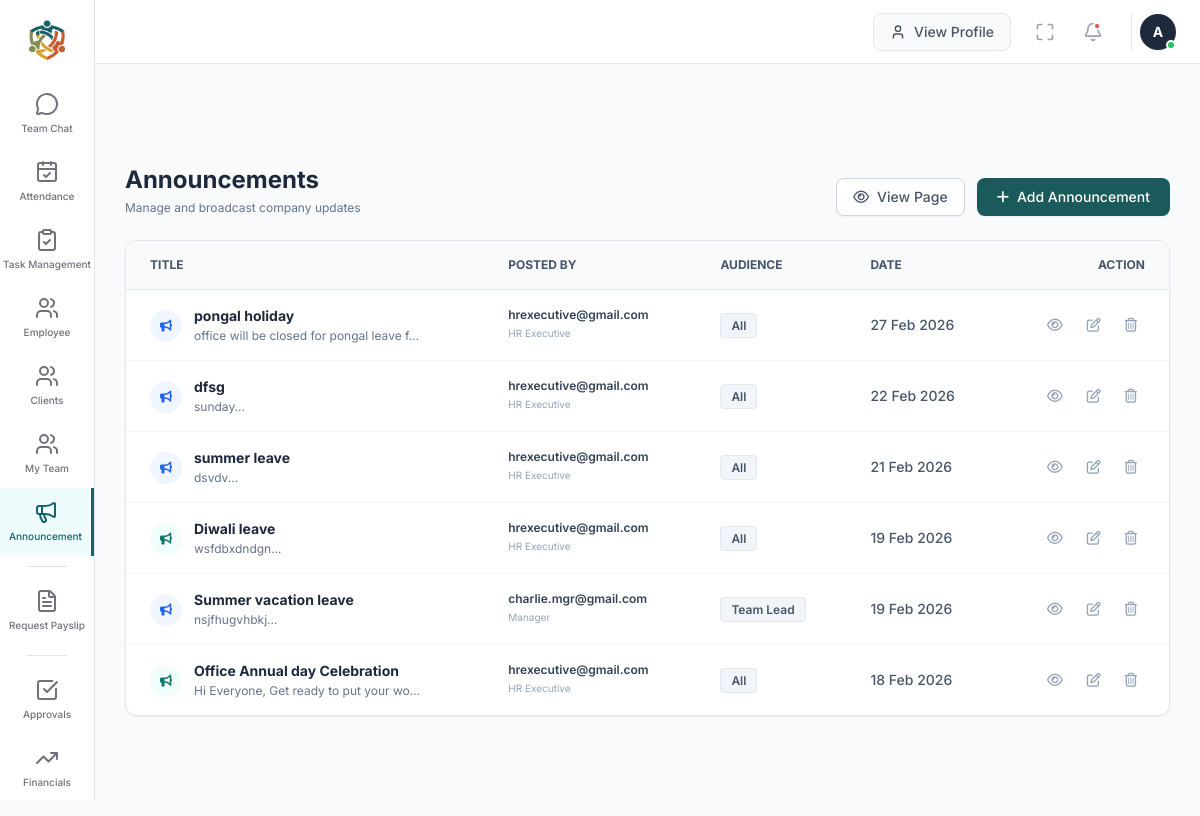
The page /announcement.php (signed in) on the database its author committed.
### tables this page shows
CREATE TABLE `announcements` (
  `id` int(11) NOT NULL,
  `title` varchar(255) NOT NULL,
  `category` varchar(50) NOT NULL,
  `priority` varchar(50) NOT NULL DEFAULT 'Medium',
  `publish_date` date NOT NULL,
  `message` text NOT NULL,
  `created_by` int(11) NOT NULL,
  `is_archived` tinyint(1) DEFAULT 0,
  `created_at` timestamp NULL DEFAULT current_timestamp(),
  `image_path` varchar(255) DEFAULT NULL,
  `target_audience` varchar(50) DEFAULT 'All',
  `is_pinned` tinyint(1) DEFAULT 0,
  `attachment_path` varchar(255) DEFAULT NULL
);

CREATE TABLE `users` (
  `id` int(11) NOT NULL,
  `name` varchar(100) DEFAULT NULL,
  `employee_id` varchar(20) DEFAULT NULL,
  `department` varchar(100) DEFAULT NULL,
  `username` varchar(100) NOT NULL,
  `email` varchar(255) DEFAULT NULL,
  `password` varchar(255) NOT NULL,
  `role` enum('System Admin','HR','Manager','Team Lead','Employee','Sales','Digital Marketing','IT Admin','IT Executive','HR Executive','CFO','Accounts') NOT NULL,
  `last_password_change` timestamp NULL DEFAULT NULL
);

### announcement.php (the view, shortened to what this page needs)
<?php
require_once 'include/db_connect.php';
$logged_in_role = $_SESSION['role'] ?? 'Employee';
$logged_in_id = $_SESSION['user_id'];
$sql = "SELECT a.*, u.username as creator_name, u.role as creator_role
        FROM announcements a
        LEFT JOIN users u ON a.created_by = u.id ";
if (in_array($logged_in_role, ['System Admin', 'HR', 'CFO', 'HR Executive'])) {
    $sql .= " ORDER BY a.is_pinned DESC, a.publish_date DESC";
    $result = $conn->query($sql);
} else {
    $sql .= " WHERE a.created_by = ? ORDER BY a.is_pinned DESC, a.publish_date DESC";
    $stmt = $conn->prepare($sql);
    $stmt->bind_param("i", $logged_in_id);
    $stmt->execute();
    $result = $stmt->get_result();
}
?>
<!DOCTYPE html>
<html lang="en">
<head>
    <link rel="stylesheet" href="https://cdnjs.cloudflare.com/ajax/libs/font-awesome/6.4.0/css/all.min.css">
    <script src="https://cdn.tailwindcss.com"></script>
</head>
<body class="text-slate-600">
    <?php include('sidebars.php'); ?>
    <?php include('header.php'); ?>
    <div id="mainContent">
        <div class="flex justify-between items-end mb-6">
            <div>
                <h1 class="text-2xl font-bold text-slate-800">Announcements</h1>
                <p class="text-xs text-slate-500 mt-1">Manage and broadcast company updates</p>
            </div>
            <div class="flex gap-3">
                <a href="view_announcements.php" class="flex items-center gap-2 bg-white border border-slate-300 text-slate-600 px-4 py-2 rounded-lg text-sm font-medium shadow-sm hover:bg-slate-50 transition-all">
                    <i class="fa-regular fa-eye"></i> View Page
                </a>
                <button onclick="openModal('announcementModal', 'add')" class="flex items-center gap-2 bg-primary hover-bg-primary text-white px-5 py-2 rounded-lg text-sm font-medium shadow-sm transition-all">
                    <i class="fa-solid fa-plus"></i> Add Announcement
                </button>
            </div>
        </div>
        <div class="bg-white border border-slate-200 rounded-xl shadow-sm overflow-hidden">
            <div class="overflow-x-auto">
                <table class="w-full text-left text-sm">
                    <thead class="bg-slate-50 text-slate-600 font-bold uppercase text-xs border-b border-slate-200">
                        <tr>
                            <th class="px-6 py-4">Title</th>
                            <th class="px-6 py-4">Posted By</th>
                            <th class="px-6 py-4">Audience</th>
                            <th class="px-6 py-4">Date</th>
                            <th class="px-6 py-4 text-right">Action</th>
                        </tr>
                    </thead>
                    <tbody class="divide-y divide-slate-100">
                        <?php while($row = $result->fetch_assoc()):
                            $bg = 'bg-teal-50 text-teal-700';
                            if($row['category'] == 'Holiday') $bg = 'bg-blue-50 text-blue-600';
                        ?>
                        <tr class="hover:bg-slate-50 transition-colors">
                            <td class="px-6 py-4">
                                <div class="flex items-start gap-3">
                                    <div class="w-8 h-8 rounded-full <?php echo $bg; ?> flex items-center justify-center shrink-0 mt-1">
                                        <i class="fa-solid fa-bullhorn text-xs"></i>
                                    </div>
                                    <div>
                                        <div class="font-bold text-slate-800 text-sm flex items-center gap-2">
                                            <?php echo htmlspecialchars($row['title']); ?>
                                        </div>
                                        <div class="text-xs text-slate-500 mt-0.5"><?php echo substr($row['message'], 0, 40); ?>...</div>
                                    </div>
                                </div>
                            </td>
                            <td class="px-6 py-4">
                                <div class="text-xs font-semibold text-slate-700"><?php echo htmlspecialchars($row['creator_name']); ?></div>
                                <div class="text-[10px] text-slate-400"><?php echo htmlspecialchars($row['creator_role']); ?></div>
                            </td>
                            <td class="px-6 py-4"><span class="px-2.5 py-1 rounded text-xs font-semibold bg-slate-100 border"><?php echo $row['target_audience']; ?></span></td>
                            <td class="px-6 py-4 text-slate-600 font-medium"><?php echo date('d M Y', strtotime($row['publish_date'])); ?></td>
                            <td class="px-6 py-4 text-right">
                                <div class="flex items-center justify-end gap-2">
                                    <button onclick="openViewModal(<?php echo htmlspecialchars(json_encode($row)); ?>)" class="p-2 text-slate-400 hover:text-teal-600 hover:bg-teal-50 rounded-full">
                                        <i class="fa-regular fa-eye"></i>
                                    </button>
                                    <button onclick="openModal('announcementModal', 'edit', <?php echo htmlspecialchars(json_encode($row)); ?>)" class="p-2 text-slate-400 hover:text-blue-600 hover:bg-blue-50 rounded-full">
                                        <i class="fa-regular fa-pen-to-square"></i>
                                    </button>
                                    <a href="announcement.php?delete_id=<?php echo $row['id']; ?>" onclick="return confirm('Are you sure?')" class="p-2 text-slate-400 hover:text-rose-600 hover:bg-rose-50 rounded-full">
                                        <i class="fa-regular fa-trash-can"></i>
                                    </a>
                                </div>
                            </td>
                        </tr>
                        <?php endwhile; ?>
                    </tbody>
                </table>
            </div>
        </div>
    </div>
</body>
</html>

### announcement.php (style rules this page uses)
body { font-family: 'Inter', sans-serif; background-color: #f8fafc; }
#mainContent { margin-left: 95px; padding: 20px 30px; width: calc(100% - 95px); transition: all 0.3s ease; min-height: 100vh; padding-top: 80px !important; }
.bg-primary { background-color: #1b5a5a; }

### sidebars.php (style rules this page uses)
:root { --primary-sidebar-width: 95px; --secondary-sidebar-width: 220px; --active-bg: #f4f4f5; --border-color: #e4e4e7; --text-muted: #71717a; }

### rows shown on the page
announcements: title "pongal holiday", message "office will be closed for pongal leave f", users.username "hrexecutive@gmail.com", users.role "HR Executive", target_audience "All", publish_date "27 Feb 2026"
announcements: title "dfsg", message "sunday", users.username "hrexecutive@gmail.com", users.role "HR Executive", target_audience "All", publish_date "22 Feb 2026"
announcements: title "summer leave", message "dsvdv", users.username "hrexecutive@gmail.com", users.role "HR Executive", target_audience "All", publish_date "21 Feb 2026"
announcements: title "Diwali leave", message "wsfdbxdndgn", users.username "hrexecutive@gmail.com", users.role "HR Executive", target_audience "All", publish_date "19 Feb 2026"
announcements: title "Summer vacation leave", message "nsjfhugvhbkj", users.username "charlie.mgr@gmail.com", users.role "Manager", target_audience "Team Lead", publish_date "19 Feb 2026"
announcements: title "Office Annual day Celebration", message "Hi Everyone, Get ready to put your wo", users.username "hrexecutive@gmail.com", users.role "HR Executive", target_audience "All", publish_date "18 Feb 2026"

### other values the page prints
$item['name'] "Team Chat"
$item['name'] "Attendance"
$item['name'] "Task Management"
$item['name'] "Employee"
$item['name'] "Clients"
$item['name'] "My Team"
$item['name'] "Announcement"
$item['name'] "Request Payslip"
$item['name'] "Approvals"
$item['name'] "Financials"
substr($display_name, 0, 1) "A"
